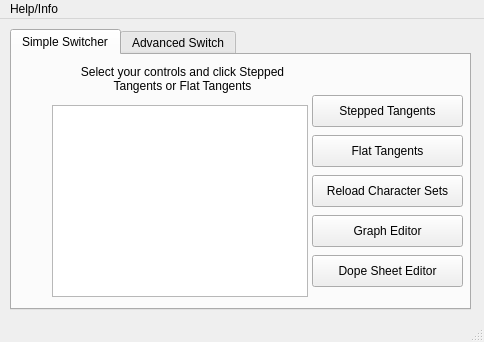
<?xml version="1.0" encoding="UTF-8"?>
<ui version="4.0">
 <class>TangentSwitcher</class>
 <widget class="QMainWindow" name="TangentSwitcher">
  <property name="geometry">
   <rect>
    <x>0</x>
    <y>0</y>
    <width>484</width>
    <height>342</height>
   </rect>
  </property>
  <property name="windowTitle">
   <string>Tangent Switcher</string>
  </property>
  <widget class="QWidget" name="centralwidget">
   <widget class="QWidget" name="gridLayoutWidget">
    <property name="geometry">
     <rect>
      <x>10</x>
      <y>10</y>
      <width>461</width>
      <height>281</height>
     </rect>
    </property>
    <layout class="QGridLayout" name="mainGridLayout">
     <property name="sizeConstraint">
      <enum>QLayout::SetNoConstraint</enum>
     </property>
     <item row="0" column="0">
      <widget class="QTabWidget" name="tabWidget">
       <property name="enabled">
        <bool>true</bool>
       </property>
       <property name="sizePolicy">
        <sizepolicy hsizetype="Expanding" vsizetype="Expanding">
         <horstretch>0</horstretch>
         <verstretch>0</verstretch>
        </sizepolicy>
       </property>
       <property name="maximumSize">
        <size>
         <width>700</width>
         <height>700</height>
        </size>
       </property>
       <property name="tabPosition">
        <enum>QTabWidget::North</enum>
       </property>
       <property name="tabShape">
        <enum>QTabWidget::Rounded</enum>
       </property>
       <property name="currentIndex">
        <number>0</number>
       </property>
       <property name="elideMode">
        <enum>Qt::ElideLeft</enum>
       </property>
       <widget class="QWidget" name="simpleSwitch">
        <attribute name="title">
         <string>Simple Switcher</string>
        </attribute>
        <widget class="QPushButton" name="steppedTangentButton">
         <property name="geometry">
          <rect>
           <x>300</x>
           <y>40</y>
           <width>151</width>
           <height>32</height>
          </rect>
         </property>
         <property name="text">
          <string>Stepped Tangents</string>
         </property>
         <property name="-command" stdset="0">
          <string>steppedTangents</string>
         </property>
        </widget>
        <widget class="QPushButton" name="flatTangentButton">
         <property name="geometry">
          <rect>
           <x>300</x>
           <y>80</y>
           <width>151</width>
           <height>32</height>
          </rect>
         </property>
         <property name="text">
          <string>Flat Tangents</string>
         </property>
         <property name="-command" stdset="0">
          <string>flatTangents</string>
         </property>
        </widget>
        <widget class="QPushButton" name="graphEditorButton">
         <property name="geometry">
          <rect>
           <x>300</x>
           <y>160</y>
           <width>151</width>
           <height>32</height>
          </rect>
         </property>
         <property name="text">
          <string>Graph Editor</string>
         </property>
         <property name="-command" stdset="0">
          <string>GraphEditor</string>
         </property>
        </widget>
        <widget class="QLabel" name="simpleSwitchInfoLabel">
         <property name="geometry">
          <rect>
           <x>60</x>
           <y>10</y>
           <width>221</width>
           <height>41</height>
          </rect>
         </property>
         <property name="text">
          <string>Select your controls and click Stepped Tangents or Flat Tangents</string>
         </property>
         <property name="textFormat">
          <enum>Qt::PlainText</enum>
         </property>
         <property name="alignment">
          <set>Qt::AlignHCenter|Qt::AlignTop</set>
         </property>
         <property name="wordWrap">
          <bool>true</bool>
         </property>
         <property name="textInteractionFlags">
          <set>Qt::NoTextInteraction</set>
         </property>
        </widget>
        <widget class="QPushButton" name="dopeSheetButton_2">
         <property name="geometry">
          <rect>
           <x>300</x>
           <y>200</y>
           <width>151</width>
           <height>32</height>
          </rect>
         </property>
         <property name="text">
          <string>Dope Sheet Editor</string>
         </property>
         <property name="-command" stdset="0">
          <string>DopeSheetEditor</string>
         </property>
        </widget>
        <widget class="QListWidget" name="charSetScrollList">
         <property name="geometry">
          <rect>
           <x>40</x>
           <y>50</y>
           <width>256</width>
           <height>192</height>
          </rect>
         </property>
         <property name="editTriggers">
          <set>QAbstractItemView::NoEditTriggers</set>
         </property>
         <property name="tabKeyNavigation">
          <bool>true</bool>
         </property>
         <property name="dragEnabled">
          <bool>true</bool>
         </property>
         <property name="dragDropMode">
          <enum>QAbstractItemView::InternalMove</enum>
         </property>
         <property name="defaultDropAction">
          <enum>Qt::MoveAction</enum>
         </property>
         <property name="alternatingRowColors">
          <bool>true</bool>
         </property>
         <property name="selectionMode">
          <enum>QAbstractItemView::ContiguousSelection</enum>
         </property>
         <property name="selectionBehavior">
          <enum>QAbstractItemView::SelectItems</enum>
         </property>
         <property name="layoutMode">
          <enum>QListView::SinglePass</enum>
         </property>
         <property name="selectionRectVisible">
          <bool>true</bool>
         </property>
         <property name="sortingEnabled">
          <bool>false</bool>
         </property>
        </widget>
        <widget class="QPushButton" name="reloadCharSetsButton">
         <property name="geometry">
          <rect>
           <x>300</x>
           <y>120</y>
           <width>151</width>
           <height>32</height>
          </rect>
         </property>
         <property name="text">
          <string>Reload Character Sets</string>
         </property>
         <property name="-command" stdset="0">
          <string>updateCharacterSets</string>
         </property>
        </widget>
       </widget>
       <widget class="QWidget" name="advancedSwitch">
        <attribute name="title">
         <string>Advanced Switch</string>
        </attribute>
        <widget class="QLabel" name="inTangentLabel">
         <property name="geometry">
          <rect>
           <x>20</x>
           <y>14</y>
           <width>141</width>
           <height>32</height>
          </rect>
         </property>
         <property name="text">
          <string>Select Your In Tangent Type</string>
         </property>
         <property name="alignment">
          <set>Qt::AlignLeading|Qt::AlignLeft|Qt::AlignTop</set>
         </property>
         <property name="wordWrap">
          <bool>true</bool>
         </property>
        </widget>
        <widget class="QLabel" name="outTangentLabel">
         <property name="geometry">
          <rect>
           <x>226</x>
           <y>14</y>
           <width>152</width>
           <height>32</height>
          </rect>
         </property>
         <property name="text">
          <string>Select Your Out Tangent Type</string>
         </property>
         <property name="alignment">
          <set>Qt::AlignLeading|Qt::AlignLeft|Qt::AlignTop</set>
         </property>
         <property name="wordWrap">
          <bool>true</bool>
         </property>
        </widget>
        <widget class="QComboBox" name="inTangentComboBox">
         <property name="geometry">
          <rect>
           <x>17</x>
           <y>50</y>
           <width>108</width>
           <height>26</height>
          </rect>
         </property>
         <item>
          <property name="text">
           <string>Spline</string>
          </property>
         </item>
         <item>
          <property name="text">
           <string>Linear</string>
          </property>
         </item>
         <item>
          <property name="text">
           <string>Clamped</string>
          </property>
         </item>
         <item>
          <property name="text">
           <string>Flat</string>
          </property>
         </item>
         <item>
          <property name="text">
           <string>Plateau</string>
          </property>
         </item>
        </widget>
        <widget class="QComboBox" name="outTangentComboBox">
         <property name="geometry">
          <rect>
           <x>223</x>
           <y>50</y>
           <width>108</width>
           <height>26</height>
          </rect>
         </property>
         <item>
          <property name="text">
           <string>Spline</string>
          </property>
         </item>
         <item>
          <property name="text">
           <string>Linear</string>
          </property>
         </item>
         <item>
          <property name="text">
           <string>Clamped</string>
          </property>
         </item>
         <item>
          <property name="text">
           <string>Flat</string>
          </property>
         </item>
         <item>
          <property name="text">
           <string>Plateau</string>
          </property>
         </item>
         <item>
          <property name="text">
           <string>Step</string>
          </property>
         </item>
        </widget>
        <widget class="QPushButton" name="changeTangentsButton">
         <property name="geometry">
          <rect>
           <x>14</x>
           <y>86</y>
           <width>151</width>
           <height>32</height>
          </rect>
         </property>
         <property name="text">
          <string>Change Tangents</string>
         </property>
         <property name="-command" stdset="0">
          <string>changeTangents</string>
         </property>
        </widget>
        <widget class="QPushButton" name="graphEditorButton_2">
         <property name="geometry">
          <rect>
           <x>14</x>
           <y>120</y>
           <width>151</width>
           <height>32</height>
          </rect>
         </property>
         <property name="text">
          <string>Graph Editor</string>
         </property>
         <property name="-command" stdset="0">
          <string>GraphEditor</string>
         </property>
        </widget>
        <widget class="QPushButton" name="dopeSheetButton">
         <property name="geometry">
          <rect>
           <x>170</x>
           <y>120</y>
           <width>154</width>
           <height>32</height>
          </rect>
         </property>
         <property name="text">
          <string>Dope Sheet Editor</string>
         </property>
         <property name="-command" stdset="0">
          <string>DopeSheetEditor</string>
         </property>
        </widget>
        <widget class="QPushButton" name="cancelSwitchingButton">
         <property name="geometry">
          <rect>
           <x>170</x>
           <y>86</y>
           <width>154</width>
           <height>32</height>
          </rect>
         </property>
         <property name="text">
          <string>Cancel Switching</string>
         </property>
        </widget>
       </widget>
      </widget>
     </item>
    </layout>
   </widget>
   <widget class="QPushButton" name="localHelpButton">
    <property name="geometry">
     <rect>
      <x>-100</x>
      <y>-100</y>
      <width>113</width>
      <height>32</height>
     </rect>
    </property>
    <property name="focusPolicy">
     <enum>Qt::NoFocus</enum>
    </property>
    <property name="text">
     <string>Local Help</string>
    </property>
    <property name="-command" stdset="0">
     <string>tanSwitcherHelp</string>
    </property>
   </widget>
   <widget class="QPushButton" name="onlineHelpButton">
    <property name="geometry">
     <rect>
      <x>-110</x>
      <y>-110</y>
      <width>113</width>
      <height>32</height>
     </rect>
    </property>
    <property name="focusPolicy">
     <enum>Qt::NoFocus</enum>
    </property>
    <property name="text">
     <string>Online Help</string>
    </property>
    <property name="-command" stdset="0">
     <string>tanSwitcherOnlineHelp</string>
    </property>
   </widget>
   <widget class="QPushButton" name="aboutTangentSwitcherButton">
    <property name="geometry">
     <rect>
      <x>-120</x>
      <y>-120</y>
      <width>181</width>
      <height>32</height>
     </rect>
    </property>
    <property name="focusPolicy">
     <enum>Qt::NoFocus</enum>
    </property>
    <property name="text">
     <string>About Tangent Switcher</string>
    </property>
    <property name="-command" stdset="0">
     <string>tanSwitcherAbout</string>
    </property>
   </widget>
  </widget>
  <widget class="QMenuBar" name="menubar">
   <property name="geometry">
    <rect>
     <x>0</x>
     <y>0</y>
     <width>484</width>
     <height>22</height>
    </rect>
   </property>
   <widget class="QMenu" name="menuHelp">
    <property name="title">
     <string>Help/Info</string>
    </property>
    <addaction name="menuLocal_Help"/>
    <addaction name="menuOnline_Help"/>
    <addaction name="separator"/>
    <addaction name="menuAbout"/>
   </widget>
   <addaction name="menuHelp"/>
  </widget>
  <widget class="QStatusBar" name="statusbar"/>
  <action name="menuLocal_Help">
   <property name="text">
    <string>&amp;Local Help...</string>
   </property>
  </action>
  <action name="menuOnline_Help">
   <property name="text">
    <string>&amp;Online Help...</string>
   </property>
  </action>
  <action name="menuAbout">
   <property name="text">
    <string>&amp;About Tangent Switcher</string>
   </property>
  </action>
 </widget>
 <resources/>
 <connections>
  <connection>
   <sender>menuLocal_Help</sender>
   <signal>triggered()</signal>
   <receiver>localHelpButton</receiver>
   <slot>click()</slot>
   <hints>
    <hint type="sourcelabel">
     <x>-1</x>
     <y>-1</y>
    </hint>
    <hint type="destinationlabel">
     <x>-44</x>
     <y>-62</y>
    </hint>
   </hints>
  </connection>
  <connection>
   <sender>menuOnline_Help</sender>
   <signal>triggered()</signal>
   <receiver>onlineHelpButton</receiver>
   <slot>click()</slot>
   <hints>
    <hint type="sourcelabel">
     <x>-1</x>
     <y>-1</y>
    </hint>
    <hint type="destinationlabel">
     <x>-54</x>
     <y>-72</y>
    </hint>
   </hints>
  </connection>
  <connection>
   <sender>menuAbout</sender>
   <signal>triggered()</signal>
   <receiver>aboutTangentSwitcherButton</receiver>
   <slot>click()</slot>
   <hints>
    <hint type="sourcelabel">
     <x>-1</x>
     <y>-1</y>
    </hint>
    <hint type="destinationlabel">
     <x>-30</x>
     <y>-82</y>
    </hint>
   </hints>
  </connection>
  <connection>
   <sender>cancelSwitchingButton</sender>
   <signal>clicked()</signal>
   <receiver>TangentSwitcher</receiver>
   <slot>close()</slot>
   <hints>
    <hint type="sourcelabel">
     <x>260</x>
     <y>159</y>
    </hint>
    <hint type="destinationlabel">
     <x>219</x>
     <y>131</y>
    </hint>
   </hints>
  </connection>
  <connection>
   <sender>charSetScrollList</sender>
   <signal>doubleClicked(QModelIndex)</signal>
   <receiver>charSetScrollList</receiver>
   <slot>clearSelection()</slot>
   <hints>
    <hint type="sourcelabel">
     <x>181</x>
     <y>203</y>
    </hint>
    <hint type="destinationlabel">
     <x>181</x>
     <y>203</y>
    </hint>
   </hints>
  </connection>
 </connections>
</ui>
